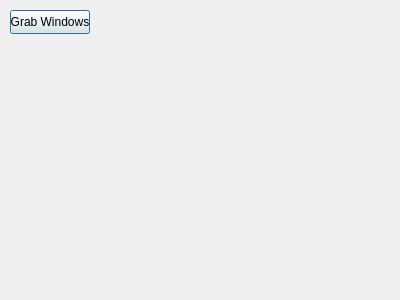
<?xml version="1.0" encoding="UTF-8"?>
<ui version="4.0">
 <class>grabwindowstest</class>
 <widget class="QDialog" name="grabwindowstest">
  <property name="geometry">
   <rect>
    <x>0</x>
    <y>0</y>
    <width>400</width>
    <height>300</height>
   </rect>
  </property>
  <property name="windowTitle">
   <string>Dialog</string>
  </property>
  <widget class="QPushButton" name="pushButton">
   <property name="geometry">
    <rect>
     <x>10</x>
     <y>10</y>
     <width>80</width>
     <height>24</height>
    </rect>
   </property>
   <property name="text">
    <string>Grab Windows</string>
   </property>
  </widget>
  <widget class="QWidget" name="gridLayoutWidget">
   <property name="geometry">
    <rect>
     <x>170</x>
     <y>10</y>
     <width>221</width>
     <height>281</height>
    </rect>
   </property>
   <layout class="QGridLayout" name="gridLayout"/>
  </widget>
 </widget>
 <resources/>
 <connections/>
</ui>
